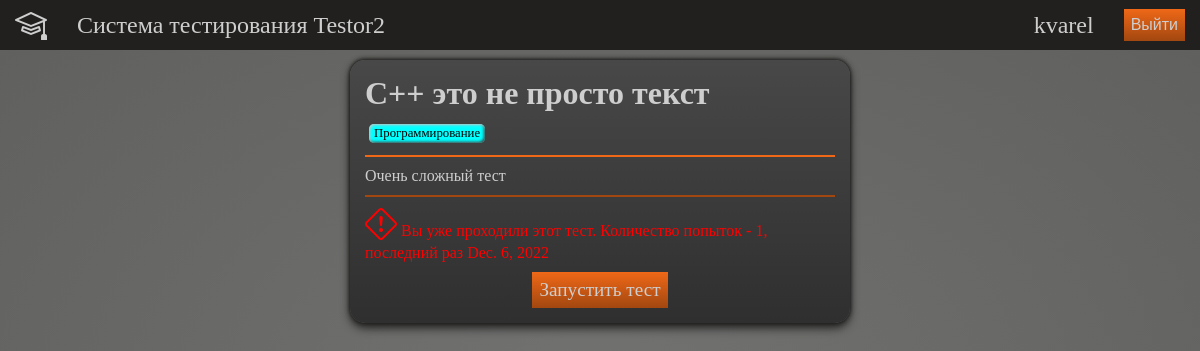
The app's page /test/2/detail/ (signed in), older data.
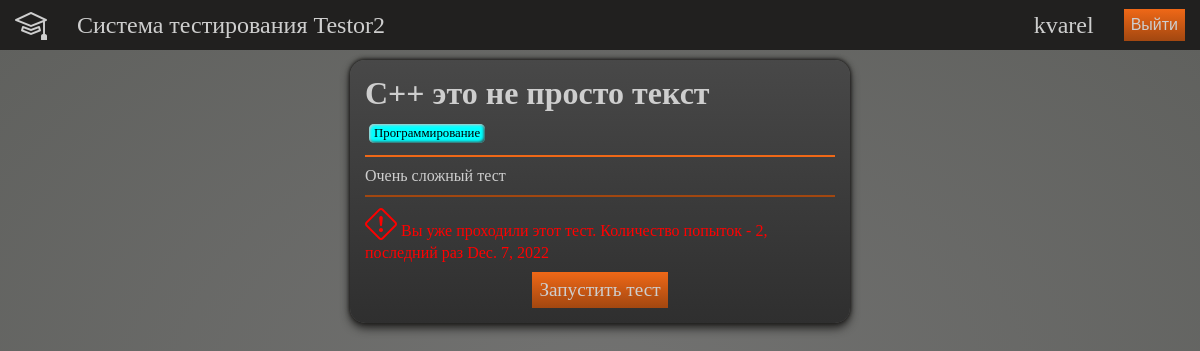
The same page, newer data.
### core/models.py (models this page shows)
class TestingModel(models.Model):
	user = models.ForeignKey(settings.AUTH_USER_MODEL, on_delete=models.CASCADE, verbose_name='Пользователь')
	test = models.ForeignKey(TestModel, on_delete=models.CASCADE, verbose_name='Тест')
	date = models.DateTimeField('Дата прохождения', auto_now_add=True)
	correct_answers = models.IntegerField('Количество правильных ответов', default=0)
	wrong_answers = models.IntegerField('Количество неправильных ответов', default=0)
	is_start = models.BooleanField('Тестирование начато', default=False)
	is_completed = models.BooleanField('Тестирование завершено', default=False)

### core/views.py (the view)
# urls.py: path('<int:pk>/detail/', TestDetailView.as_view(), name='test-detail'),
class TestDetailView(LoginRequiredMixin, generic.DetailView):
	model = TestModel
	template_name = 'core/test_detail.html'
	def get_context_data(self, **kwargs):
		ctx = super().get_context_data(**kwargs)
		attept = TestingModel.objects.filter(user=self.request.user, test=self.object)
		ctx['attept_last'] = attept.last()
		ctx['attept_count'] = attept.count()
		ctx['groups'] = self.object.groups.all()
		return ctx

### core/templates/core/test_detail.html (shortened to what this page needs)
{% extends 'core/base.html' %}
{% load static %}
{% block style_head %}
<link rel="stylesheet" href="{% static 'css/test-detail.css' %}">
{% endblock %}
{% block content_body %}
	<div class="card">
		<div class="container">
			<div class="title">{{ object.title }}</div>
			<div class="group-list">
				{% for group in groups %}
					<div class="group-item">
						<div class="group-item__name">{{ group.title }}</div>
					</div>
				{% endfor %}
			</div>
			<div class="description">{{ object.description }}</div>
			<div class="history">
				{% if attept_count %}
					<span><i class="bi bi-exclamation-diamond"></i></span> Вы уже проходили этот тест. Количество попыток - {{ attept_count }}, последний раз {{ attept_last.date|date }}
				{% endif %}
			</div>
			<a class="run-test" href="{% url 'test-start' pk=object.pk %}">
				Запустить тест
			</a>
		</div>
	</div>
{% endblock %}

Row changes from the older to the newer data that the page shows:
no longer on this page (row unchanged): TestingModel: date "Dec. 6, 2022"
added TestingModel: date "Dec. 7, 2022"
Text that changed along with them:
{{ attept_count }}: "1" → "2"
